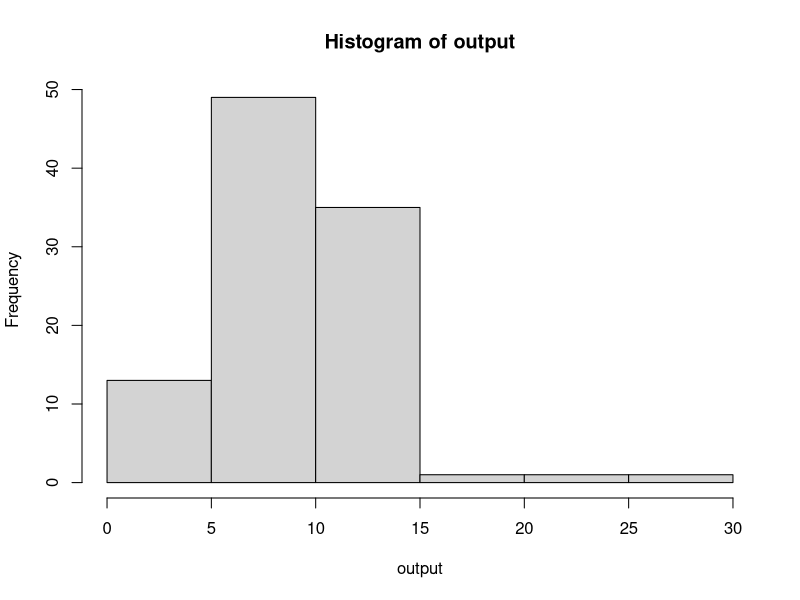

The R source for this figure:
#Nomor 4a
dchisq(2, 10)

#Nomor 4b
output = rchisq(100, 10)
hist(output)

#Nomor 4c
v = 10
rataan = v
rataan
varian = 2*v
varian